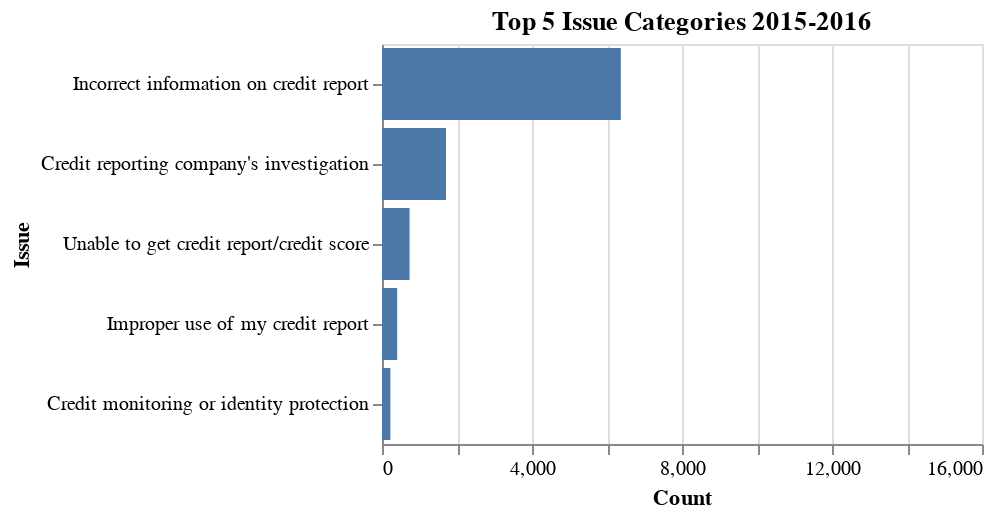

Notebook source saved alongside this figure:
### Code cell
equifax_df = df_date[df_date['Company'].values  == 'EQUIFAX, INC.']

equifax_issues_df = equifax_df.groupby('Issue')['Issue'].count().reset_index(name='count') \
    .sort_values(['count'], ascending=False)

#create a dataframe that only has data for complaints with public customer complaint narrative
equifax_narrative_only_df = equifax_df.dropna(subset=['Consumer complaint narrative'])

equifax_narrative_only_issues_df = equifax_narrative_only_df.groupby('Issue')['Issue'].count().reset_index(name='Count') \
    .sort_values(['Count'], ascending=False)

equifax_bars = alt.Chart(equifax_narrative_only_issues_df.head(5)).mark_bar().encode(
    x=alt.X('Count:Q', scale=alt.Scale(domain=[0, 16000])),
    y=alt.Y('Issue:N', sort='-x')
).properties(width=300, height =200, title='Top 5 Issue Categories 2015-2016').configure_legend(
    labelLimit= 300, titleFontSize = 18, labelFontSize=15)



equifax_donut = alt.Chart(equifax_narrative_only_issues_df.head(5)).mark_arc(innerRadius=120).encode(
    theta=alt.Theta(field="Count", type="quantitative"),
    color=alt.Color(field="Issue", type="nominal", 
                    legend=alt.Legend(orient="right"))
).properties(width=400, height =400, title='Top 5 Issue Categories 2015-2016').configure_legend(labelLimit= 300, titleFontSize = 18, labelFontSize=15).configure_view(
        strokeWidth=0
)
    
equifax_bars
#equifax_donut

# print(equifax_issues_df)

# print(equifax_narrative_only_issues_df)

### Figure 1 — Vega-Lite specification as saved in the notebook (floating-point values rounded to 4 significant figures)
{"config": {"view": {"continuousWidth": 400, "continuousHeight": 300}, "legend": {"labelFontSize": 15, "labelLimit": 300, "titleFontSize": 18}}, "data": {"name": "data-b8d4defdf06fa5108750a93e8daaf809"}, "mark": "bar", "encoding": {"x": {"field": "Count", "scale": {"domain": [0, 16000]}, "type": "quantitative"}, "y": {"field": "Issue", "sort": "-x", "type": "nominal"}}, "height": 200, "title": "Top 5 Issue Categories 2015-2016", "width": 300, "$schema": "https://vega.github.io/schema/vega-lite/v4.17.0.json", "datasets": {"data-b8d4defdf06fa5108750a93e8daaf809": [{"Issue": "Incorrect information on credit report", "Count": 6368}, {"Issue": "Credit reporting company's investigation", "Count": 1707}, {"Issue": "Unable to get credit report/credit score", "Count": 735}, {"Issue": "Improper use of my credit report", "Count": 405}, {"Issue": "Credit monitoring or identity protection", "Count": 223}]}}
